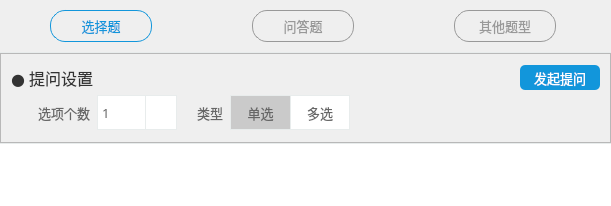
     <widget class="QWidget" name="tab_2">
      <attribute name="title">
       <string>提问</string>
      </attribute>
      <layout class="QGridLayout" name="gridLayout_4">
       <property name="leftMargin">
        <number>0</number>
       </property>
       <property name="topMargin">
        <number>0</number>
       </property>
       <property name="rightMargin">
        <number>0</number>
       </property>
       <property name="bottomMargin">
        <number>0</number>
       </property>
       <property name="spacing">
        <number>0</number>
       </property>
       <item row="0" column="0">
        <widget class="QTabWidget" name="quiz_tabWidget">
         <property name="font">
          <font>
           <family>微软雅黑</family>
           <pointsize>10</pointsize>
          </font>
         </property>
         <property name="styleSheet">
          <string notr="true">QTabBar::tab {
	padding-top: 0px;
	margin: 10px 50px 10px 50px;
	color: #999999;
	border: 1px solid #999999;
	border-radius: 15px;
	height: 30px;
	width: 100px;
}

QTabBar::tab:selected {
	color: #1296db;
	border: 1px solid #1296db;
	border-radius: 15px;
	height: 30px;
	width: 100px;
}

QTabBar::tab:hover {
	background-color: #E6E6E6;
}

QTabWidget::tab-bar {
	alignment:center;
}

QTabWidget#quiz_tabWidget::pane {
	border-top: 1px solid #E8ECEC;
}
</string>
         </property>
         <property name="currentIndex">
          <number>0</number>
         </property>
         <widget class="QWidget" name="tab_4">
          <attribute name="title">
           <string>选择题</string>
          </attribute>
          <layout class="QGridLayout" name="gridLayout_5">
           <property name="leftMargin">
            <number>0</number>
           </property>
           <property name="topMargin">
            <number>0</number>
           </property>
           <property name="rightMargin">
            <number>0</number>
           </property>
           <property name="bottomMargin">
            <number>0</number>
           </property>
           <property name="spacing">
            <number>0</number>
           </property>
           <item row="0" column="0">
            <widget class="QFrame" name="frame_5">
             <property name="minimumSize">
              <size>
               <width>607</width>
               <height>90</height>
              </size>
             </property>
             <property name="maximumSize">
              <size>
               <width>16777215</width>
               <height>90</height>
              </size>
             </property>
             <property name="frameShape">
              <enum>QFrame::StyledPanel</enum>
             </property>
             <property name="frameShadow">
              <enum>QFrame::Raised</enum>
             </property>
             <layout class="QGridLayout" name="gridLayout_6">
              <property name="leftMargin">
               <number>10</number>
              </property>
              <property name="topMargin">
               <number>0</number>
              </property>
              <property name="rightMargin">
               <number>10</number>
              </property>
              <property name="bottomMargin">
               <number>0</number>
              </property>
              <property name="horizontalSpacing">
               <number>0</number>
              </property>
              <property name="verticalSpacing">
               <number>5</number>
              </property>
              <item row="0" column="0" colspan="8">
               <spacer name="verticalSpacer_4">
                <property name="orientation">
                 <enum>Qt::Vertical</enum>
                </property>
                <property name="sizeHint" stdset="0">
                 <size>
                  <width>20</width>
                  <height>40</height>
                 </size>
                </property>
               </spacer>
              </item>
              <item row="2" column="3">
               <widget class="QLabel" name="label_10">
                <property name="font">
                 <font>
                  <family>微软雅黑</family>
                  <pointsize>10</pointsize>
                 </font>
                </property>
                <property name="styleSheet">
                 <string notr="true">QLabel {
	background: none;
	color: #666666;
}</string>
                </property>
                <property name="text">
                 <string>类型  </string>
                </property>
               </widget>
              </item>
              <item row="1" column="6" alignment="Qt::AlignRight">
               <widget class="QPushButton" name="pushButton_3">
                <property name="minimumSize">
                 <size>
                  <width>80</width>
                  <height>25</height>
                 </size>
                </property>
                <property name="maximumSize">
                 <size>
                  <width>80</width>
                  <height>25</height>
                 </size>
                </property>
                <property name="font">
                 <font>
                  <family>微软雅黑</family>
                  <pointsize>10</pointsize>
                 </font>
                </property>
                <property name="cursor">
                 <cursorShape>PointingHandCursor</cursorShape>
                </property>
                <property name="styleSheet">
                 <string notr="true">QPushButton {
	color: #ffffff;
	border-radius: 5px;
	background-color: #1296db;
}

QPushButton:hover {
	background-color: #0E71A4;
}</string>
                </property>
                <property name="text">
                 <string>发起提问</string>
                </property>
                <property name="checkable">
                 <bool>false</bool>
                </property>
               </widget>
              </item>
              <item row="2" column="5">
               <widget class="QPushButton" name="pushButton_2">
                <property name="minimumSize">
                 <size>
                  <width>60</width>
                  <height>35</height>
                 </size>
                </property>
                <property name="maximumSize">
                 <size>
                  <width>60</width>
                  <height>35</height>
                 </size>
                </property>
                <property name="font">
                 <font>
                  <family>微软雅黑</family>
                  <pointsize>10</pointsize>
                 </font>
                </property>
                <property name="cursor">
                 <cursorShape>PointingHandCursor</cursorShape>
                </property>
                <property name="styleSheet">
                 <string notr="true">QPushButton {
	color: #666666;
	border: 1px solid #E8ECEC;
	background-color: #ffffff;
}

QPushButton:hover {
	background-color: #E3E3E3;
}

QPushButton:checked {
	background-color: #CACACA;
}</string>
                </property>
                <property name="text">
                 <string>多选</string>
                </property>
                <property name="checkable">
                 <bool>true</bool>
                </property>
                <attribute name="buttonGroup">
                 <string notr="true">buttonGroup_2</string>
                </attribute>
               </widget>
              </item>
              <item row="3" column="0" colspan="8">
               <spacer name="verticalSpacer_3">
                <property name="orientation">
                 <enum>Qt::Vertical</enum>
                </property>
                <property name="sizeHint" stdset="0">
                 <size>
                  <width>20</width>
                  <height>40</height>
                 </size>
                </property>
               </spacer>
              </item>
              <item row="2" column="0">
               <widget class="QLabel" name="label_9">
                <property name="font">
                 <font>
                  <family>微软雅黑</family>
                  <pointsize>10</pointsize>
                 </font>
                </property>
                <property name="styleSheet">
                 <string notr="true">QLabel {
	background: none;
	color: #666666;
}</string>
                </property>
                <property name="text">
                 <string>        选项个数  </string>
                </property>
               </widget>
              </item>
              <item row="1" column="0">
               <widget class="QLabel" name="label_8">
                <property name="font">
                 <font>
                  <family>微软雅黑</family>
                  <pointsize>12</pointsize>
                 </font>
                </property>
                <property name="styleSheet">
                 <string notr="true">QLabel {
	background: none;
	color: #333333;
}</string>
                </property>
                <property name="text">
                 <string>● 提问设置</string>
                </property>
               </widget>
              </item>
              <item row="2" column="2">
               <spacer name="horizontalSpacer_7">
                <property name="orientation">
                 <enum>Qt::Horizontal</enum>
                </property>
                <property name="sizeType">
                 <enum>QSizePolicy::Fixed</enum>
                </property>
                <property name="sizeHint" stdset="0">
                 <size>
                  <width>20</width>
                  <height>20</height>
                 </size>
                </property>
               </spacer>
              </item>
              <item row="2" column="1">
               <widget class="QComboBox" name="comboBox">
                <property name="minimumSize">
                 <size>
                  <width>80</width>
                  <height>35</height>
                 </size>
                </property>
                <property name="maximumSize">
                 <size>
                  <width>80</width>
                  <height>35</height>
                 </size>
                </property>
                <property name="font">
                 <font>
                  <family>微软雅黑</family>
                  <pointsize>10</pointsize>
                 </font>
                </property>
                <property name="cursor">
                 <cursorShape>PointingHandCursor</cursorShape>
                </property>
                <property name="styleSheet">
                 <string notr="true">QComboBox {
	color: #666666;
	border: 1px solid #E8ECEC;
	background-color: #ffffff;
}

QComboBox::down-arrow {
	image: url(:/button/Resources/material/button/down_2.png);
	width: 20px;
	height: 20px;
}

QComboBox::drop-down{
	border-left: 1px solid #E8ECEC;
	width: 30px;
  
}

QComboBox#comboBoxTwo::drop-down{
	border: none;
	background: none;  
}</string>
                </property>
                <item>
                 <property name="text">
                  <string>1</string>
                 </property>
                </item>
                <item>
                 <property name="text">
                  <string>2</string>
                 </property>
                </item>
                <item>
                 <property name="text">
                  <string>3</string>
                 </property>
                </item>
                <item>
                 <property name="text">
                  <string>4</string>
                 </property>
                </item>
                <item>
                 <property name="text">
                  <string>5</string>
                 </property>
                </item>
                <item>
                 <property name="text">
                  <string>6</string>
                 </property>
                </item>
                <item>
                 <property name="text">
                  <string>7</string>
                 </property>
                </item>
                <item>
                 <property name="text">
                  <string>8</string>
                 </property>
                </item>
                <item>
                 <property name="text">
                  <string>9</string>
                 </property>
                </item>
                <item>
                 <property name="text">
                  <string/>
                 </property>
                </item>
               </widget>
              </item>
              <item row="2" column="6">
               <spacer name="horizontalSpacer_8">
                <property name="orientation">
                 <enum>Qt::Horizontal</enum>
                </property>
                <property name="sizeType">
                 <enum>QSizePolicy::Expanding</enum>
                </property>
                <property name="sizeHint" stdset="0">
                 <size>
                  <width>20</width>
                  <height>20</height>
                 </size>
                </property>
               </spacer>
              </item>
              <item row="2" column="4">
               <widget class="QPushButton" name="pushButton">
                <property name="minimumSize">
                 <size>
                  <width>60</width>
                  <height>35</height>
                 </size>
                </property>
                <property name="maximumSize">
                 <size>
                  <width>60</width>
                  <height>35</height>
                 </size>
                </property>
                <property name="font">
                 <font>
                  <family>微软雅黑</family>
                  <pointsize>10</pointsize>
                 </font>
                </property>
                <property name="cursor">
                 <cursorShape>PointingHandCursor</cursorShape>
                </property>
                <property name="styleSheet">
                 <string notr="true">QPushButton {
	color: #666666;
	border: 1px solid #E8ECEC;
	border-right: none;
	background-color: #ffffff;
}

QPushButton:hover {
	background-color: #E3E3E3;
}

QPushButton:checked {
	background-color: #CACACA;
}</string>
                </property>
                <property name="text">
                 <string>单选</string>
                </property>
                <property name="checkable">
                 <bool>true</bool>
                </property>
                <property name="checked">
                 <bool>true</bool>
                </property>
                <attribute name="buttonGroup">
                 <string notr="true">buttonGroup_2</string>
                </attribute>
               </widget>
              </item>
             </layout>
            </widget>
           </item>
           <item row="1" column="0">
            <widget class="QScrollArea" name="scrollArea_2">
             <property name="styleSheet">
              <string notr="true">QScrollArea#scrollArea_2 {
	border-top: 1px solid #E8ECEC;
	background-color: #ffffff;
}

/*整体*/
QScrollBar:vertical {
    border: none;
    background-color: #F3F4F8;
    width: 10px;
}

QScrollBar:vertical:hover {
    border: none;
    background-color: rgb(220, 220, 220);
    width: 10px;
}


/*滚动条*/
QScrollBar::handle:vertical {
	border-radius: 5px;
    background: rgb(220, 220, 220);
    min-height: 20px;
}

/*滚动条：悬浮*/
QScrollBar::handle:vertical:hover {
	border-radius: 5px;
    background: rgb(200, 200, 200);
    min-height: 20px;
}

/*下箭头*/
QScrollBar::add-line:vertical {
    height: 0;
    subcontrol-position: bottom;
    subcontrol-origin: margin;
}

/*上箭头*/
QScrollBar::sub-line:vertical {
    height: 0px;
    subcontrol-position: top;
    subcontrol-origin: margin;
}</string>
             </property>
             <property name="widgetResizable">
              <bool>true</bool>
             </property>
             <widget class="QWidget" name="scrollAreaWidgetContents_2">
              <property name="geometry">
               <rect>
                <x>0</x>
                <y>0</y>
                <width>615</width>
                <height>421</height>
               </rect>
              </property>
              <property name="styleSheet">
               <string notr="true">background: #ffffff;</string>
              </property>
              <layout class="QGridLayout" name="gridLayout_12">
               <property name="leftMargin">
                <number>20</number>
               </property>
               <property name="rightMargin">
                <number>20</number>
               </property>
               <property name="horizontalSpacing">
                <number>0</number>
               </property>
               <item row="10" column="0" colspan="2">
                <spacer name="verticalSpacer_9">
                 <property name="orientation">
                  <enum>Qt::Vertical</enum>
                 </property>
                 <property name="sizeHint" stdset="0">
                  <size>
                   <width>20</width>
                   <height>40</height>
                  </size>
                 </property>
                </spacer>
               </item>
              </layout>
             </widget>
            </widget>
           </item>
          </layout>
         </widget>
         <widget class="QWidget" name="tab_5">
          <attribute name="title">
           <string>问答题</string>
          </attribute>
         </widget>
         <widget class="QWidget" name="tab_6">
          <attribute name="title">
           <string>其他题型</string>
          </attribute>
         </widget>
        </widget>
       </item>
      </layout>
     </widget>
